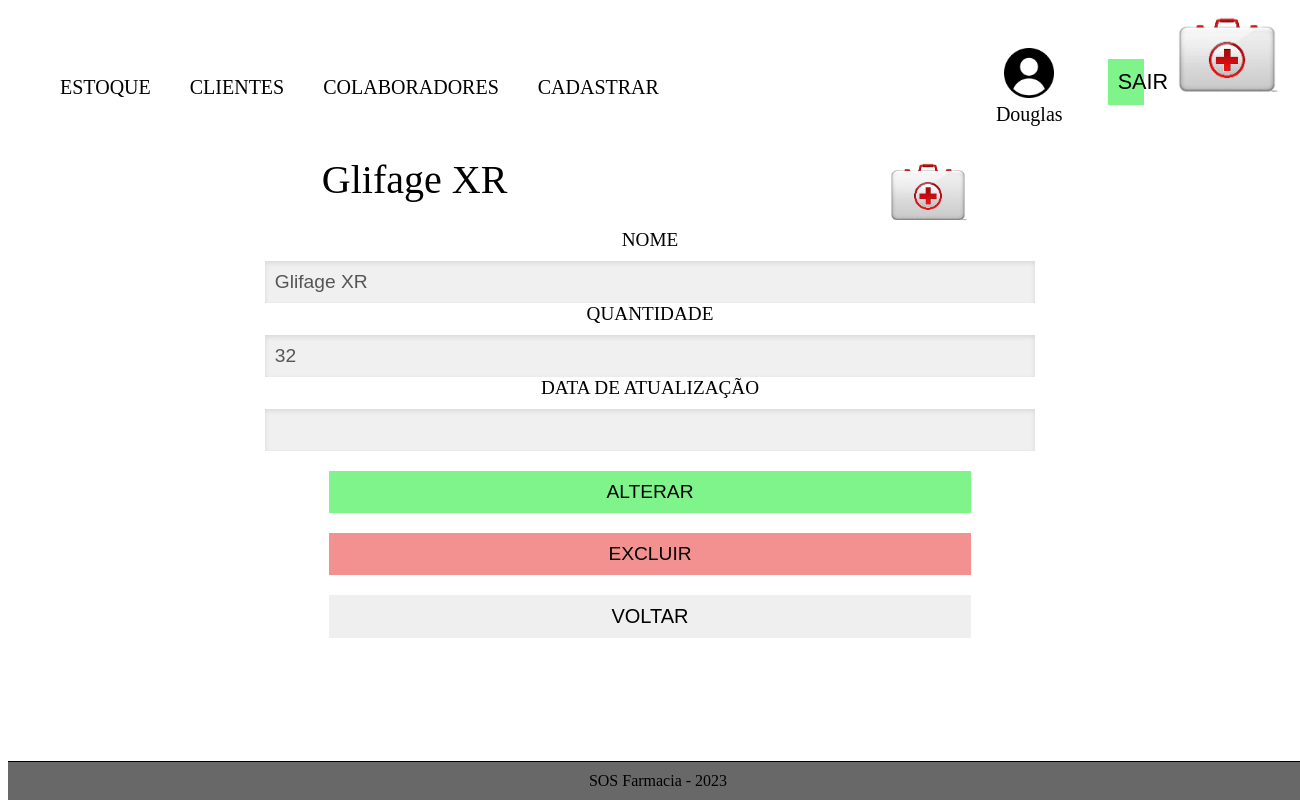
Page /tcc2.0/alterar_prod.php?id=1 (signed in) on the committed database.
### tables this page shows
CREATE TABLE IF NOT EXISTS `produtos` (
  `IdProduto` int NOT NULL AUTO_INCREMENT,
  `NomeProd` varchar(50) NOT NULL,
  `QtndProd` int NOT NULL,
  `DataVenci` date NOT NULL,
  `Fabricante` varchar(50) NOT NULL,
  `TipoProd` varchar(50) NOT NULL,            
  `Medidas` varchar(50) NOT NULL, 
  `Descricao` varchar(100) NOT NULL,
  PRIMARY KEY (`IdProduto`)
);

### tcc2.0/alterar_prod.php (the view, shortened to what this page needs)
<?php
if($_SESSION['nome'] == NULL){
session_start();
session_destroy();
header('location: index.php');
exit;
}else{
include_once "includes/head.php";
if($_SESSION['acesso'] == "Administrador"){
  include_once "includes/menu.php";
}else{
  include_once "includes/menuFarmaceutico.php";
}
?>
<?php
	include_once 'php_action/conexao_bd.php';
	if (isset($_GET['id'])) {
		$id = mysqli_escape_string($connection, $_GET['id']);
		$sql = "SELECT * FROM Produtos WHERE IdProduto = '$id'";
		$resultado = mysqli_query($connection,$sql);
		$dados = mysqli_fetch_array($resultado);
	}
?>
<form action="php_action/alterar_produto.php" method="POST">
   <div class="topo">
   <h1><?php echo $dados['NomeProd']; ?></h1><img src="img/logoTcc.png" alt="logo">
   </div>
  <div class="form-group">
    <label for="text">NOME</label>
    <input type="text" name="nome" id="nome" value="<?php echo $dados['NomeProd']; ?>" required="">
  </div>
  <div class="form-group">
    <label for="e-mil">QUANTIDADE</label>
    <input  type="text" name="qtd" id="nome" value="<?php echo $dados['QtndProd']; ?>" required="">
  </div>
  <div class="form-group">
    <label for="e-mil">DATA DE ATUALIZAÇÃO</label>
    <input type="text" name="atualiData" id="nome" value="<?php echo $dados['DataAtualProd']; ?>" required="">
  </div>
  <div class="form-group">
    <button type="submit" name="btnAltProd" class="login-button">ALTERAR</button>
    <button type="submit" name="btnExcluirProd" class="esqueci-button">EXCLUIR</button>
    <button type="submit" name="voltar" class="voltar-button"><a href="estoque.php">VOLTAR</a></button>
  </div>
</form>
<?php
include_once "includes/footer.php";
}
?>

### tcc2.0/style.css (style rules this page uses)
* { font-style: normal; font-weight:normal; }
a { text-align: center; font-size: 20px; color: black; font-weight:normal; font-style: normal; text-decoration: none; }
form { margin: o auto; }

### tcc2.0/alterar_prod.php (style rules this page uses)
form { width: 100%; height: auto; border: 0px; }
.topo { width: 80%; display: flex; justify-content: center; margin: 0px auto; }
.topo h1 { font-size: 40px; display: block; margin: 0px auto; }
.topo img { width: 100px; display: block; margin: 0px auto; }
.form-group label { display: block; font-size: 1.2em; color: #000; margin-bottom: 10px; }
input[type="text"], input[type="email"], input[type="password"] { width: 60%; display: block; margin: 0px auto; box-sizing: border-box; padding: 10px; border: none; background-color: #f0f0f0; font-size: 1.2em; color: #555; box-shadow: inset 0px 2px 5px rgba(0, 0, 0, 0.1); transition: box-shadow 0.3s ease; }
label { text-align: center; color: #000; }
.login-button { background-color: #7EF48A; border: none; color: #000; cursor: pointer; font-size: 1.2em; padding: 10px; width: 50%; transition: background-color 0.3s ease; transition: 0.25s; display: block; margin: 20px auto; }
.esqueci-button { background-color: #F39191; border: none; color: #000; cursor: pointer; font-size: 1.2em; padding: 10px; width: 50%; transition: background-color 0.3s ease; transition: 0.25s; display: block; margin: 20px auto; }
.voltar-button { background-color: #; border: none; color: #000; cursor: pointer; font-size: 1.2em; padding: 10px; width: 50%; transition: background-color 0.3s ease; transition: 0.25s; display: block; margin: 20px auto; }

### rows in the picture
produtos: NomeProd "Glifage XR", nome "Glifage XR", qtd "32"

### other values in the picture
$_SESSION['nome'] "Douglas"
